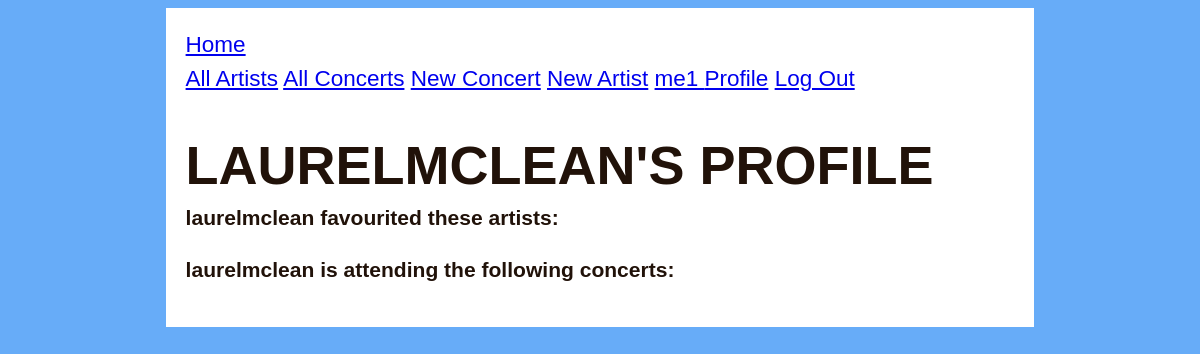
The app's page /profile/laurelmclean (signed in) with its own data.
### concert_app/models.py (models this page shows, shortened)
class User(UserMixin, db.Model):
    id = db.Column(db.Integer, primary_key=True)
    username = db.Column(db.String(80), nullable=False, unique=True)
    password = db.Column(db.String(80), nullable=False)
    attending = db.relationship(
        'Concert', secondary='user_concert', back_populates='guests_attending')
    favourites = db.relationship(
        'Artist', secondary='user_artist', back_populates='fans')

### concert_app/main/routes.py (the view)
@main.route('/profile/<username>')
def profile(username):
    user = User.query.filter_by(username=username).one()
    return render_template('profile.html', user=user)

### concert_app/extensions.py (called while the page is built)
@login_manager.user_loader
def load_user(user_id):
    return User.query.get(user_id)

### concert_app/templates/profile.html (shortened to what this page needs)
{% extends 'base.html' %}
{% block content %}
<h1>
    {{ user.username }}'s profile
</h1>
{% if current_user.favourites %}
    <h3>
        {{ user.username }} favourited these artists:
{% else %}
    <h3>{{ user.username }} has not favourited any artists! </h3>
{% endif%}
</h3>
{% if current_user.attending %}
    <h3>
        {{ user.username }} is attending the following concerts:
    </h3>
{% else %}
    <h3>{{ user.username }} is not attending any concerts! </h3>
{% endif%}
{% endblock %}

### concert_app/templates/base.html (shortened to what this page needs)
<!DOCTYPE html>
<html>
<head>
    <link rel="stylesheet" href="/static/style.css">
</head>
<body>
    <div id="content">
        <nav>
            <a href="/">Home</a>
            <div>
                <a href="/artist">All Artists</a>
                <a href="/concert">All Concerts</a>
                {% if current_user.is_authenticated %}
                <a href="/new_concert">New Concert</a>
                <a href="/new_artist">New Artist</a>
                <a href="/profile/{{current_user.username}}">{{ current_user.username }} Profile</a>
                <a href="/logout">Log Out</a>
                {% else %}
                <a href="/signup">Sign Up</a>
                <a href="/login">Log In</a>
                {% endif %}
            </div>
        </nav>
        {% block content %}{% endblock %}
    </div>
</body>
</html>

### concert_app/static/style.css (style rules this page uses)
body { background-color: #67acf8; font-size: 18px; color: #041c36; font-family: Helvetica, sans-serif; line-height: 1.5; font-weight: 100; display: flex; flex-direction: column; align-items: center; }
#content { width: 70%; background-color: white; padding: 20px; }
nav { list-style: none; display: inline; text-align: left; padding: 0; margin: 0; }
body, html { height: 100%; }
nav { font-size: 1.25em; display: inline; padding: 0 0.7em 0 0; margin: 0; }
h1 { color: #211209; text-align: left; font-family: 'Oswald', helvetica, sans-serif; line-height: 0; font-size: 3em; text-transform: uppercase; }
h3 { color: #211209; }

### records on screen
User: username "me1"
User: username "LAURELMCLEAN", username "laurelmclean"
